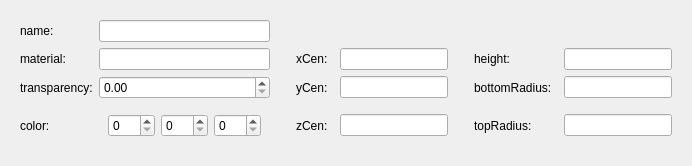
   <widget class="QWidget" name="page_7">
    <layout class="QVBoxLayout" name="verticalLayout">
     <item>
      <widget class="QWidget" name="widget_4" native="true">
       <layout class="QGridLayout" name="gridLayout_5">
        <item row="2" column="3">
         <widget class="QLabel" name="label_59">
          <property name="text">
           <string>yCen:</string>
          </property>
         </widget>
        </item>
        <item row="0" column="0">
         <widget class="QLabel" name="label_60">
          <property name="text">
           <string>name:</string>
          </property>
         </widget>
        </item>
        <item row="1" column="3" colspan="2">
         <widget class="QLabel" name="label_61">
          <property name="text">
           <string>xCen:</string>
          </property>
         </widget>
        </item>
        <item row="1" column="7" colspan="2">
         <widget class="QLabel" name="label_62">
          <property name="text">
           <string>height:</string>
          </property>
         </widget>
        </item>
        <item row="1" column="9">
         <widget class="QLineEdit" name="lineEdit_62"/>
        </item>
        <item row="2" column="7">
         <widget class="QLabel" name="label_63">
          <property name="text">
           <string>bottomRadius:</string>
          </property>
         </widget>
        </item>
        <item row="1" column="5">
         <widget class="QLineEdit" name="lineEdit_63"/>
        </item>
        <item row="0" column="1">
         <widget class="QLineEdit" name="lineEdit_64"/>
        </item>
        <item row="1" column="0">
         <widget class="QLabel" name="label_64">
          <property name="text">
           <string>material:</string>
          </property>
         </widget>
        </item>
        <item row="1" column="1">
         <widget class="QLineEdit" name="lineEdit_66"/>
        </item>
        <item row="2" column="0">
         <widget class="QLabel" name="label_65">
          <property name="text">
           <string>transparency:</string>
          </property>
         </widget>
        </item>
        <item row="3" column="0">
         <widget class="QLabel" name="label_66">
          <property name="text">
           <string>color:</string>
          </property>
         </widget>
        </item>
        <item row="3" column="3">
         <widget class="QLabel" name="label_67">
          <property name="text">
           <string>zCen:</string>
          </property>
         </widget>
        </item>
        <item row="3" column="7">
         <widget class="QLabel" name="label_68">
          <property name="text">
           <string>topRadius:</string>
          </property>
         </widget>
        </item>
        <item row="2" column="2">
         <spacer name="horizontalSpacer_35">
          <property name="orientation">
           <enum>Qt::Horizontal</enum>
          </property>
          <property name="sizeType">
           <enum>QSizePolicy::Fixed</enum>
          </property>
          <property name="sizeHint" stdset="0">
           <size>
            <width>20</width>
            <height>20</height>
           </size>
          </property>
         </spacer>
        </item>
        <item row="3" column="9">
         <widget class="QLineEdit" name="lineEdit_68"/>
        </item>
        <item row="1" column="2">
         <spacer name="horizontalSpacer_36">
          <property name="orientation">
           <enum>Qt::Horizontal</enum>
          </property>
          <property name="sizeType">
           <enum>QSizePolicy::Fixed</enum>
          </property>
          <property name="sizeHint" stdset="0">
           <size>
            <width>20</width>
            <height>20</height>
           </size>
          </property>
         </spacer>
        </item>
        <item row="2" column="5">
         <widget class="QLineEdit" name="lineEdit_69"/>
        </item>
        <item row="2" column="9">
         <widget class="QLineEdit" name="lineEdit_70"/>
        </item>
        <item row="3" column="5">
         <widget class="QLineEdit" name="lineEdit_71"/>
        </item>
        <item row="3" column="2">
         <spacer name="horizontalSpacer_37">
          <property name="orientation">
           <enum>Qt::Horizontal</enum>
          </property>
          <property name="sizeType">
           <enum>QSizePolicy::Fixed</enum>
          </property>
          <property name="sizeHint" stdset="0">
           <size>
            <width>20</width>
            <height>20</height>
           </size>
          </property>
         </spacer>
        </item>
        <item row="1" column="6">
         <spacer name="horizontalSpacer_38">
          <property name="orientation">
           <enum>Qt::Horizontal</enum>
          </property>
          <property name="sizeType">
           <enum>QSizePolicy::Fixed</enum>
          </property>
          <property name="sizeHint" stdset="0">
           <size>
            <width>20</width>
            <height>20</height>
           </size>
          </property>
         </spacer>
        </item>
        <item row="2" column="6">
         <spacer name="horizontalSpacer_39">
          <property name="orientation">
           <enum>Qt::Horizontal</enum>
          </property>
          <property name="sizeType">
           <enum>QSizePolicy::Fixed</enum>
          </property>
          <property name="sizeHint" stdset="0">
           <size>
            <width>20</width>
            <height>20</height>
           </size>
          </property>
         </spacer>
        </item>
        <item row="3" column="6">
         <spacer name="horizontalSpacer_40">
          <property name="orientation">
           <enum>Qt::Horizontal</enum>
          </property>
          <property name="sizeType">
           <enum>QSizePolicy::Fixed</enum>
          </property>
          <property name="sizeHint" stdset="0">
           <size>
            <width>20</width>
            <height>20</height>
           </size>
          </property>
         </spacer>
        </item>
        <item row="2" column="1">
         <widget class="QDoubleSpinBox" name="doubleSpinBox_4">
          <property name="maximum">
           <double>1.000000000000000</double>
          </property>
          <property name="singleStep">
           <double>0.010000000000000</double>
          </property>
         </widget>
        </item>
        <item row="3" column="1">
         <widget class="QWidget" name="widget_39" native="true">
          <property name="sizePolicy">
           <sizepolicy hsizetype="Expanding" vsizetype="Fixed">
            <horstretch>0</horstretch>
            <verstretch>0</verstretch>
           </sizepolicy>
          </property>
          <layout class="QHBoxLayout" name="horizontalLayout_13">
           <item>
            <widget class="QSpinBox" name="spinBox_10">
             <property name="sizePolicy">
              <sizepolicy hsizetype="Preferred" vsizetype="Fixed">
               <horstretch>0</horstretch>
               <verstretch>0</verstretch>
              </sizepolicy>
             </property>
             <property name="maximum">
              <number>255</number>
             </property>
            </widget>
           </item>
           <item>
            <widget class="QSpinBox" name="spinBox_11">
             <property name="sizePolicy">
              <sizepolicy hsizetype="Preferred" vsizetype="Fixed">
               <horstretch>0</horstretch>
               <verstretch>0</verstretch>
              </sizepolicy>
             </property>
             <property name="maximum">
              <number>255</number>
             </property>
            </widget>
           </item>
           <item>
            <widget class="QSpinBox" name="spinBox_12">
             <property name="sizePolicy">
              <sizepolicy hsizetype="Preferred" vsizetype="Fixed">
               <horstretch>0</horstretch>
               <verstretch>0</verstretch>
              </sizepolicy>
             </property>
             <property name="maximum">
              <number>255</number>
             </property>
            </widget>
           </item>
          </layout>
         </widget>
        </item>
       </layout>
      </widget>
     </item>
    </layout>
   </widget>
